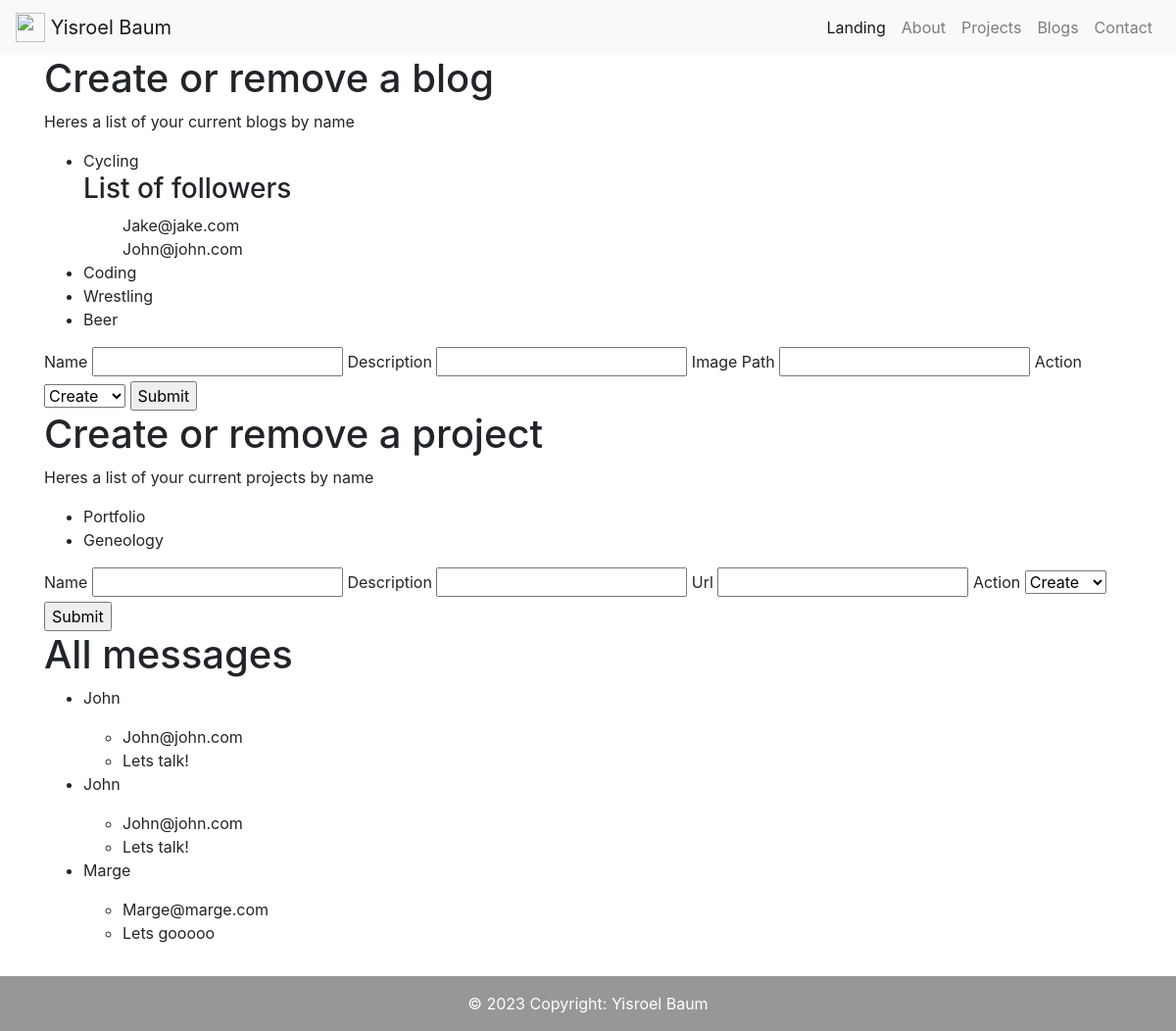
/admin, run on an earlier commit of the app's database.
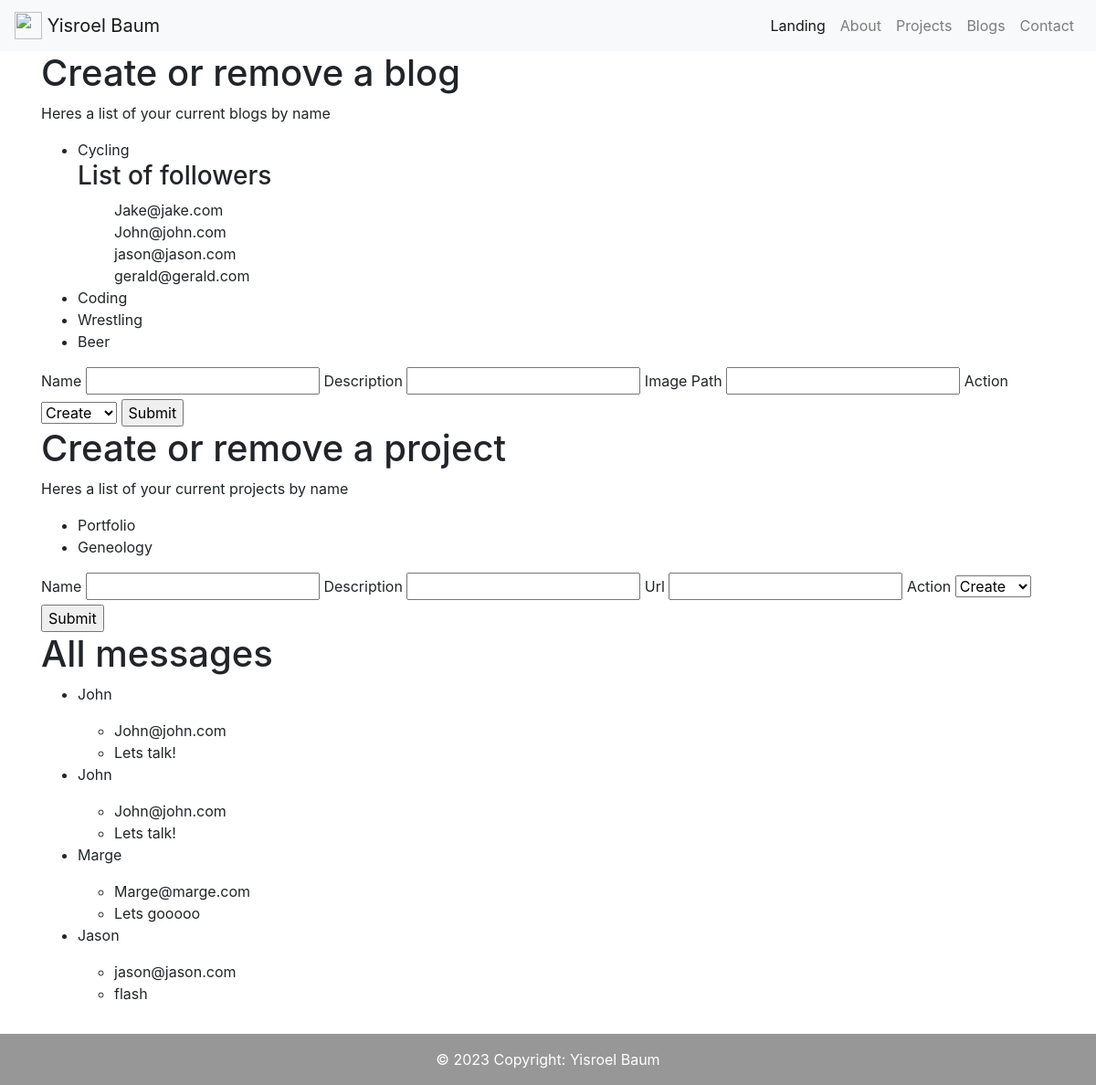
And on a later commit of the database.
### portfolio/models.py (models this page shows, shortened)
class Blog(portfolio.Model):
    id          = portfolio.Column(portfolio.Integer, primary_key=True)
    name        = portfolio.Column(portfolio.String(64), nullable=False)
    description = portfolio.Column(portfolio.String(200), nullable=False)
    img         = portfolio.Column(portfolio.String(200), default='static/default_pic.jpg')

class User(portfolio.Model):
    id       = portfolio.Column(portfolio.Integer, primary_key=True)
    name     = portfolio.Column(portfolio.String(64), nullable=False)
    email    = portfolio.Column(portfolio.String(64), nullable=False, unique=True)
    messages = portfolio.relationship('Message', backref='user', lazy='dynamic')
    blogs    = portfolio.relationship('Blog', secondary=user_blogs, backref='followers')

class Projects(portfolio.Model):
    id          = portfolio.Column(portfolio.Integer, primary_key=True)
    name        = portfolio.Column(portfolio.String(64), nullable=False)
    description = portfolio.Column(portfolio.String(200), nullable=False)
    url         = portfolio.Column(portfolio.String(64), nullable=False)

class Message(portfolio.Model):
    id      = portfolio.Column(portfolio.Integer, primary_key=True)
    text    = portfolio.Column(portfolio.String(64), nullable=False)
    sent_by = portfolio.Column(portfolio.Integer, portfolio.ForeignKey('user.id'))

### portfolio/routes.py (the view, shortened to what this page needs)
@app.route('/admin', methods=('GET', 'POST'))
def admin():
    blog_action = CreateOrRemoveBlogForm()
    project_action = CreateOrRemoveProjectForm()
    all_blogs = Blog.query.all()
    all_projects = Projects.query.all()
    all_messages = Message.query.all()
    return render_template('admin_page.html',
                           blog_action=blog_action,
                           project_action=project_action,
                           all_blogs=all_blogs,
                           all_projects=all_projects,
                           all_messages=all_messages
                           )

### portfolio/forms.py
class CreateOrRemoveBlogForm(FlaskForm):
    name        = StringField('Name', validators=[DataRequired()])
    description = StringField('Description', validators=[DataRequired()])
    img         = StringField('Image Path')
    action      = SelectField('Action', choices=['Create', 'Remove'])
    submit      = SubmitField('Submit')

class CreateOrRemoveProjectForm(FlaskForm):
    name        = StringField('Name', validators=[DataRequired()])
    description = StringField('Description', validators=[DataRequired()])
    url         = StringField('Url', validators=[DataRequired()])
    action      = SelectField('Action', choices=['Create', 'Remove'])
    submit      = SubmitField('Submit')

### portfolio/templates/admin_page.html (shortened to what this page needs)
{% extends 'base.html' %}
{% block content %}
    <div class="container">
        <h1>Create or remove a blog</h1>
        <p> Heres a list of your current blogs by name</p>
        <ul>
            {% for blog in all_blogs %}
                <li>{{ blog.name }}</li>
                {% if blog.followers %}
                    <h3>List of followers</h3>
                    <ul>
                        {% for follower in blog.followers %}
                            {{ follower.email }}<br>
                        {% endfor %}
                    </ul>
                {% endif %}
            {% endfor %}
        </ul>
        <form method="post" action="" enctype="multipart/form-data">
            {{ blog_action.name.label }}
            {{ blog_action.name() }}
            {{ blog_action.description.label }}
            {{ blog_action.description() }}
            {{ blog_action.img.label }}
            {{ blog_action.img() }}
            {{ blog_action.action.label }}
            {{ blog_action.action() }}
            {{ blog_action.submit() }}
        </form>
        <h1>Create or remove a project</h1>
        <p> Heres a list of your current projects by name</p>
        <ul>
            {% for project in all_projects %}
                <li>{{ project.name }}</li>
            {% endfor %}
        </ul>
        <form method="post" action="" enctype="multipart/form-data">
            {{ project_action.name.label }}
            {{ project_action.name() }}
            {{ project_action.description.label }}
            {{ project_action.description() }}
            {{ project_action.url.label }}
            {{ project_action.url() }}
            {{ project_action.action.label }}
            {{ project_action.action() }}
            {{ project_action.submit() }}
        </form>
        <h1>All messages</h1>
        <ul>
            {% for message in all_messages %}
                <li>
                    <p>{{ message.user.name }}</p>
                    <ul>
                        <li>{{ message.user.email }}</li>
                        <li>{{ message.text }}</li>
                    </ul>
                </li>
            {% endfor %}
        </ul>
    </div>
{% endblock content %}

### portfolio/templates/base.html (shortened to what this page needs)
<!DOCTYPE html>
<html lang="en">
<head>
    <link rel="stylesheet" href="https://cdn.jsdelivr.net/npm/bootstrap@4.0.0/dist/css/bootstrap.min.css">
</head>
<body>
    {% block header %}
        <nav class="navbar navbar-expand-lg navbar-light bg-light">
            <span class="navbar-brand">
                <img src="#" width="30" height="30" class="d-inline-block align-top" alt="">
                Yisroel Baum
            </span>
            <div class="collapse navbar-collapse" id="navbarText">
                <ul class="navbar-nav mr-auto">
                    <li class="nav-item active">
                    <a class="nav-link" href="{{url_for('landing_page')}}">Landing <span class="sr-only">(current)</span></a>
                    </li>
                    <li class="nav-item">
                    <a class="nav-link" href="{{url_for('about')}}">About</a>
                    </li>
                    <li class="nav-item">
                    <a class="nav-link" href="{{url_for('projects')}}">Projects</a>
                    </li>
                    <li class="nav-item">
                    <a class="nav-link" href="{{url_for('blogs')}}">Blogs</a>
                    </li>
                    <li class="nav-item">
                    <a class="nav-link" href="{{url_for('contact')}}">Contact</a>
                    </li>
                </ul>
            </div>
        </nav>
    {% endblock header %}
    {% block content %}{% endblock content %}
    {% block footer %}
    <br/>
    <br/>
    <br/>
    <footer class="text-center text-white fixed-bottom" style="background-color: #BDBDBD">
        <div class="text-center p-3" style="background-color: rgba(0, 0, 0, 0.2);">
            © 2023 Copyright: Yisroel Baum
          </div>
    </footer>
    {% endblock footer %}
</body>
</html>

What changed in the data, as far as the page shows it:
added User: email "jason@jason.com", shown under Blog "Cycling"
added User: email "gerald@gerald.com", shown under Blog "Cycling"
added Message: user.name "Jason", user.email "jason@jason.com", text "flash"
